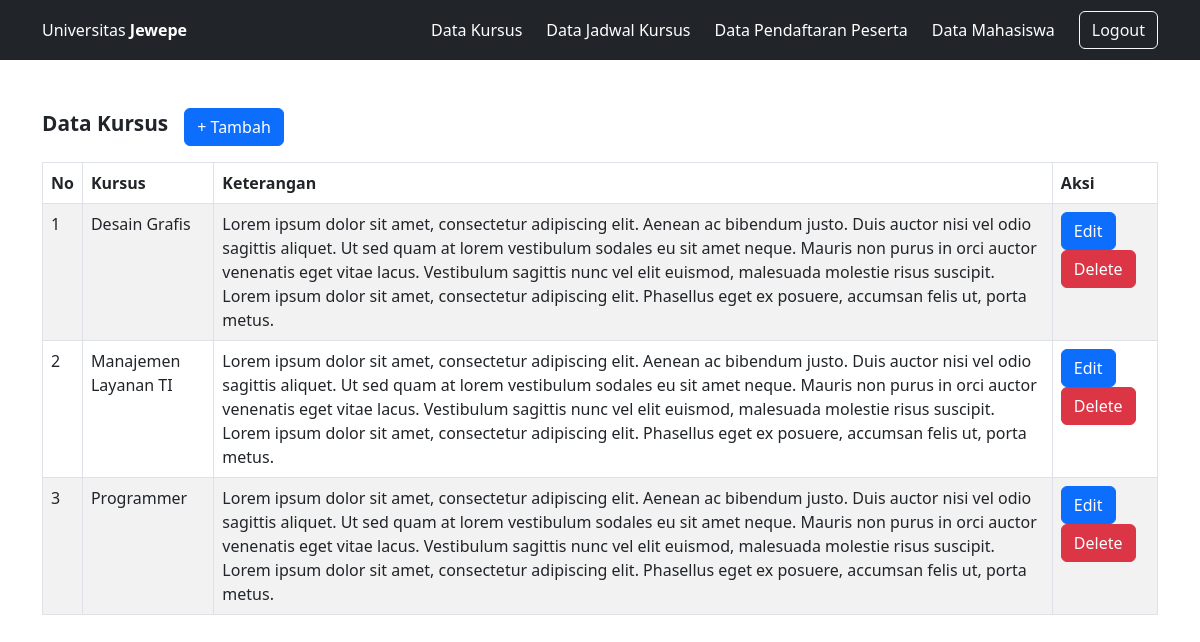
Screenshot of /index.php/admin/datakursus with the database file from the repository.
### tables this page shows
CREATE TABLE `kursus` (
  `id` int(11) NOT NULL,
  `nama_kursus` varchar(25) NOT NULL,
  `lama_kursus` int(11) NOT NULL,
  `keterangan_kursus` text NOT NULL
);

### application/controllers/admin/datakursus.php (called while the page is built, shortened)
<?php
class datakursus extends CI_Controller
{
    public function index()
    {
        $data['materi'] = $this->m_kursus->getDataTambah();
        $this->load->view('layoutsadmin/header');
        $this->load->view('pages/admin/datakursus', $data);
        $this->load->view('layoutsadmin/footer');
    }
}

### index.php (called while the page is built, shortened)
<?php
require_once BASEPATH.'core/CodeIgniter.php';

### application/models/m_kursus.php (called while the page is built, shortened)
<?php
class m_kursus extends CI_Model
{
    public function getDataTambah(){
        $this->db->select('*');
        $this->db->from('kursus');
        return $this->db->get()->result();
    }
}

### application/views/pages/admin/datakursus.php (the view, shortened to what this page needs)
<div id="jadwal-kursus" class="container py-5">
    <div class="d-flex gap-3 align-items-center mb-3">
        <h2 class="" style="font-size: 1.3rem;font-weight:bold">
            Data Kursus
        </h2>
        <a href="<?= base_url('admin/datakursus/tambahkursus') ?>" class="btn btn-primary">
            + Tambah
        </a>
    </div>
    <table class="table table-bordered table-striped table-hover">
        <thead>
            <tr>
                <th scope="col">No</th>
                <th scope="col">Kursus</th>
                <th scope="col">Keterangan</th>
                <th scope="col">Aksi</th>
            </tr>
        </thead>
        <tbody>
            <?php $i = 1;
            foreach ($materi as $key => $value) { ?>
                <tr>
                    <td scope="row"><?= $i++ ?></td>
                    <td scope="row"><?= $value->nama_kursus ?></td>
                    <td scope="row"><?= $value->keterangan_kursus ?></td>
                    <td scope="row">
                        <a href="<?=base_url('admin/datakursus/tampil/'.$value->id)?>" class="btn btn-primary">Edit</a>
                        <a href="<?=base_url('admin/datakursus/delete/'.$value->id)?>" class="btn btn-danger">Delete</a>
                    </td>
                </tr>
                <?php } ?>
        </tbody>
    </table>
</div>

### application/views/layoutsadmin/header.php (style rules this page uses)
body { min-height: 100vh; display: flex; flex-direction: column; }

### rows the page displays
kursus: nama_kursus "Desain Grafis", keterangan_kursus "Lorem ipsum dolor sit amet, consectetur adipiscing elit. Aenean ac bibendum justo. Duis auctor nisi vel odio sagittis aliquet. Ut sed quam at lorem vestibulum sodales eu sit amet neque. Mauris non purus in orci auctor venenatis eget vitae lacus. Vestibulum sagittis nunc vel elit euismod, malesuada molestie risus suscipit. Lorem ipsum dolor sit amet, consectetur adipiscing elit. Phasellus eget ex posuere, accumsan felis ut, porta metus."
kursus: nama_kursus "Manajemen Layanan TI", keterangan_kursus "Lorem ipsum dolor sit amet, consectetur adipiscing elit. Aenean ac bibendum justo. Duis auctor nisi vel odio sagittis aliquet. Ut sed quam at lorem vestibulum sodales eu sit amet neque. Mauris non purus in orci auctor venenatis eget vitae lacus. Vestibulum sagittis nunc vel elit euismod, malesuada molestie risus suscipit. Lorem ipsum dolor sit amet, consectetur adipiscing elit. Phasellus eget ex posuere, accumsan felis ut, porta metus."
kursus: nama_kursus "Programmer", keterangan_kursus "Lorem ipsum dolor sit amet, consectetur adipiscing elit. Aenean ac bibendum justo. Duis auctor nisi vel odio sagittis aliquet. Ut sed quam at lorem vestibulum sodales eu sit amet neque. Mauris non purus in orci auctor venenatis eget vitae lacus. Vestibulum sagittis nunc vel elit euismod, malesuada molestie risus suscipit. Lorem ipsum dolor sit amet, consectetur adipiscing elit. Phasellus eget ex posuere, accumsan felis ut, porta metus."
